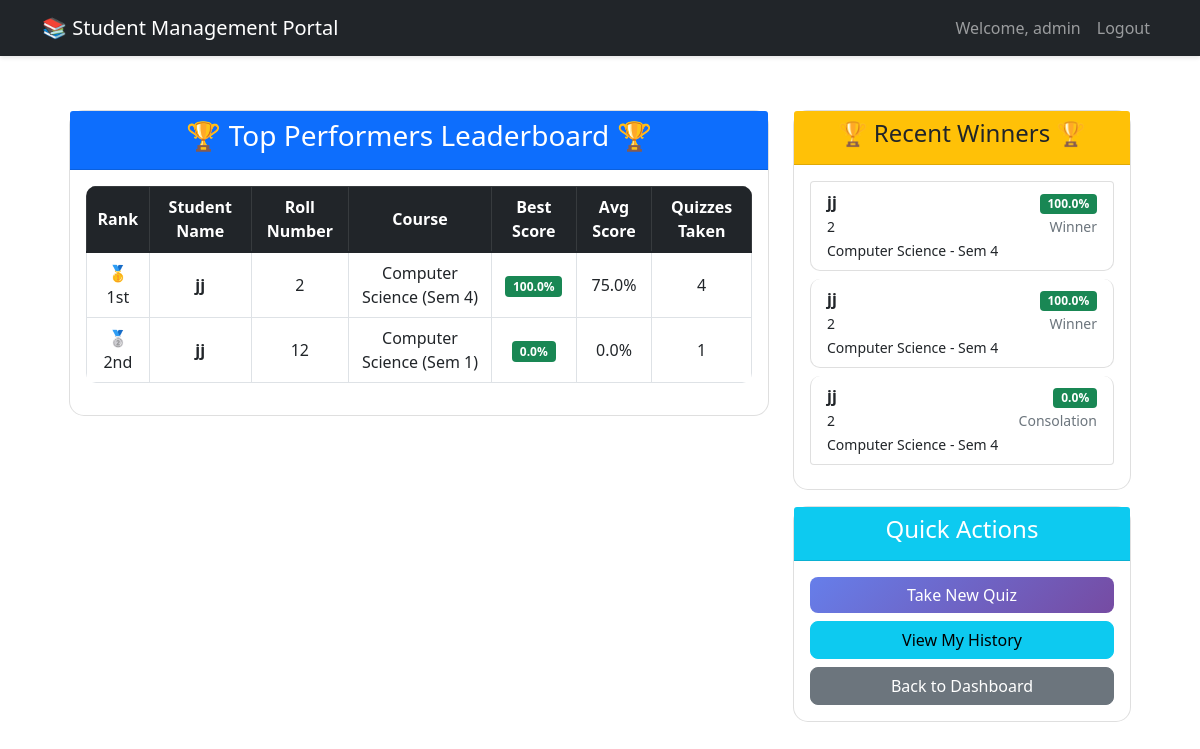
/student/leaderboard (signed in), run on the app's committed database.
### tables this page shows
CREATE TABLE quiz_results (
            id INTEGER PRIMARY KEY AUTOINCREMENT,
            student_id INTEGER NOT NULL,
            student_name TEXT NOT NULL,
            roll_number TEXT NOT NULL,
            course TEXT NOT NULL,
            semester INTEGER NOT NULL,
            score INTEGER NOT NULL,
            total_questions INTEGER NOT NULL,
            percentage REAL NOT NULL,
            completed_at TIMESTAMP DEFAULT CURRENT_TIMESTAMP,
            is_winner BOOLEAN DEFAULT 0,
            FOREIGN KEY (student_id) REFERENCES students (id)
        );

CREATE TABLE winners (
            id INTEGER PRIMARY KEY AUTOINCREMENT,
            student_id INTEGER NOT NULL,
            student_name TEXT NOT NULL,
            roll_number TEXT NOT NULL,
            course TEXT NOT NULL,
            semester INTEGER NOT NULL,
            quiz_result_id INTEGER NOT NULL,
            score INTEGER NOT NULL,
            percentage REAL NOT NULL,
            declared_on TIMESTAMP DEFAULT CURRENT_TIMESTAMP,
            prize_rank TEXT,
            FOREIGN KEY (student_id) REFERENCES students (id),
            FOREIGN KEY (quiz_result_id) REFERENCES quiz_results (id)
        );

### app.py (the view)
@app.route('/student/leaderboard')
@login_required
def leaderboard():
    conn = get_db()
    top_performers = conn.execute('''
        SELECT student_name, roll_number, course, semester,
               MAX(percentage) as best_percentage,
               COUNT(*) as quizzes_taken,
               AVG(percentage) as avg_percentage
        FROM quiz_results
        GROUP BY student_id
        ORDER BY best_percentage DESC
        LIMIT 10
    ''').fetchall()
    winners = conn.execute('''
        SELECT * FROM winners
        ORDER BY declared_on DESC
        LIMIT 5
    ''').fetchall()
    conn.close()
    return render_template('leaderboard.html',
                         top_performers=top_performers,
                         winners=winners)

### app.py (called while the page is built)
def get_db():
    conn = sqlite3.connect('student_management.db')
    conn.row_factory = sqlite3.Row
    return conn

def login_required(f):
    @wraps(f)
    def decorated_function(*args, **kwargs):
        if 'user_id' not in session:
            flash('Please login first!', 'danger')
            return redirect(url_for('login'))
        return f(*args, **kwargs)
    return decorated_function

### templates/leaderboard.html (shortened to what this page needs)
{% extends "base.html" %}
{% block content %}
<div class="overlay">
    <div class="container">
        <div class="row justify-content-center">
            <div class="col-lg-8 mb-3">
                <div class="card">
                    <div class="card-header bg-primary text-white text-center">
                        <h3>🏆 Top Performers Leaderboard 🏆</h3>
                    </div>
                    <div class="card-body">
                        {% if top_performers %}
                        <div class="table-responsive">
                            <table class="table table-bordered table-hover">
                                <thead class="table-dark">
                                    <tr>
                                        <th>Rank</th>
                                        <th>Student Name</th>
                                        <th>Roll Number</th>
                                        <th>Course</th>
                                        <th>Best Score</th>
                                        <th>Avg Score</th>
                                        <th>Quizzes Taken</th>
                                    </tr>
                                </thead>
                                <tbody>
                                    {% for performer in top_performers %}
                                    <tr>
                                        <td>
                                            {% if loop.index == 1 %}
                                                🥇 1st
                                            {% elif loop.index == 2 %}
                                                🥈 2nd
                                            {% elif loop.index == 3 %}
                                                🥉 3rd
                                            {% else %}
                                                {{ loop.index }}th
                                            {% endif %}
                                        </td>
                                        <td><strong>{{ performer.student_name }}</strong></td>
                                        <td>{{ performer.roll_number }}</td>
                                        <td>{{ performer.course }} (Sem {{ performer.semester }})</td>
                                        <td>
                                            <span class="badge bg-success">
                                                {{ "%.1f"|format(performer.best_percentage) }}%
                                            </span>
                                        </td>
                                        <td>{{ "%.1f"|format(performer.avg_percentage) }}%</td>
                                        <td>{{ performer.quizzes_taken }}</td>
                                    </tr>
                                    {% endfor %}
                                </tbody>
                            </table>
                        </div>
                        {% else %}
                        <div class="alert alert-info text-center">
                            No quiz results available yet. Take quizzes to appear on leaderboard!
                        </div>
                        {% endif %}
                    </div>
                </div>
            </div>
            <div class="col-lg-4">
                <div class="card mb-3">
                    <div class="card-header bg-warning text-center">
                        <h4>🏆 Recent Winners 🏆</h4>
                    </div>
                    <div class="card-body">
                        {% if winners %}
                        <div class="list-group">
                            {% for winner in winners %}
                            <div class="list-group-item">
                                <div class="d-flex justify-content-between">
                                    <div>
                                        <strong>{{ winner.student_name }}</strong><br>
                                        <small>{{ winner.roll_number }}</small><br>
                                        <small>{{ winner.course }} - Sem {{ winner.semester }}</small>
                                    </div>
                                    <div class="text-end">
                                        <span class="badge bg-success">
                                            {{ "%.1f"|format(winner.percentage) }}%
                                        </span><br>
                                        <small class="text-muted">{{ winner.prize_rank }}</small>
                                    </div>
                                </div>
                            </div>
                            {% endfor %}
                        </div>
                        {% else %}
                        <div class="alert alert-info text-center">
                            No winners declared yet.
                        </div>
                        {% endif %}
                    </div>
                </div>
                <div class="card">
                    <div class="card-header bg-info text-white text-center">
                        <h4>Quick Actions</h4>
                    </div>
                    <div class="card-body">
                        <div class="d-grid gap-2">
                            <a href="{{ url_for('take_quiz') }}" class="btn btn-primary">Take New Quiz</a>
                            <a href="{{ url_for('quiz_history') }}" class="btn btn-info">View My History</a>
                            <a href="{{ url_for('student_dashboard') }}" class="btn btn-secondary">Back to Dashboard</a>
                        </div>
                    </div>
                </div>
            </div>
        </div>
    </div>
</div>
{% endblock %}

### templates/base.html (style rules this page uses)
body { background: linear-gradient(135deg, #667eea 0%, #764ba2 100%); min-height: 100vh; }
.card { border-radius: 10px; box-shadow: 0 4px 6px rgba(0,0,0,.1); transition: transform 0.3s; }
.btn-primary { background: linear-gradient(135deg, #667eea 0%, #764ba2 100%); border: none; }

### templates/leaderboard.html (style rules this page uses)
body { background: url("https://i.pinimg.com/1200x/ca/12/b0/ca12b0952089ce2d23f91a8636e34342.jpg") no-repeat center center fixed; background-size: cover; }
.overlay { min-height: 100vh; background: rgba(0, 0, 0, 0.0); padding: 30px 15px; }
.card { border-radius: 15px; box-shadow: 0 10px 25px rgba(0,0,0,0.0); }
.table { background-color: white; border-radius: 10px; overflow: hidden; }
th, td { text-align: center; vertical-align: middle; }
.list-group-item { border-radius: 10px; margin-bottom: 8px; }
.btn { border-radius: 8px; }

### data on the page
quiz_results: shows "🥈 2nd", student_name "jj", roll_number "12", course "Computer Science", semester "1", best_percentage "0.0", avg_percentage "0.0", quizzes_taken "1"
winners: student_name "jj", roll_number "2", course "Computer Science", semester "4", percentage "100.0", prize_rank "Winner"
winners: student_name "jj", roll_number "2", course "Computer Science", semester "4", percentage "100.0", prize_rank "Winner"
winners: student_name "jj", roll_number "2", course "Computer Science", semester "4", percentage "0.0", prize_rank "Consolation"

### other printed values
{{ session.username }} "admin"
{{ performer.student_name }} "jj"
{{ performer.roll_number }} "2"
{{ performer.course }} "Computer Science"
{{ performer.semester }} "4"
{{ "%.1f"|format(performer.best_percentage) }} "100.0"
{{ "%.1f"|format(performer.avg_percentage) }} "75.0"
{{ performer.quizzes_taken }} "4"
